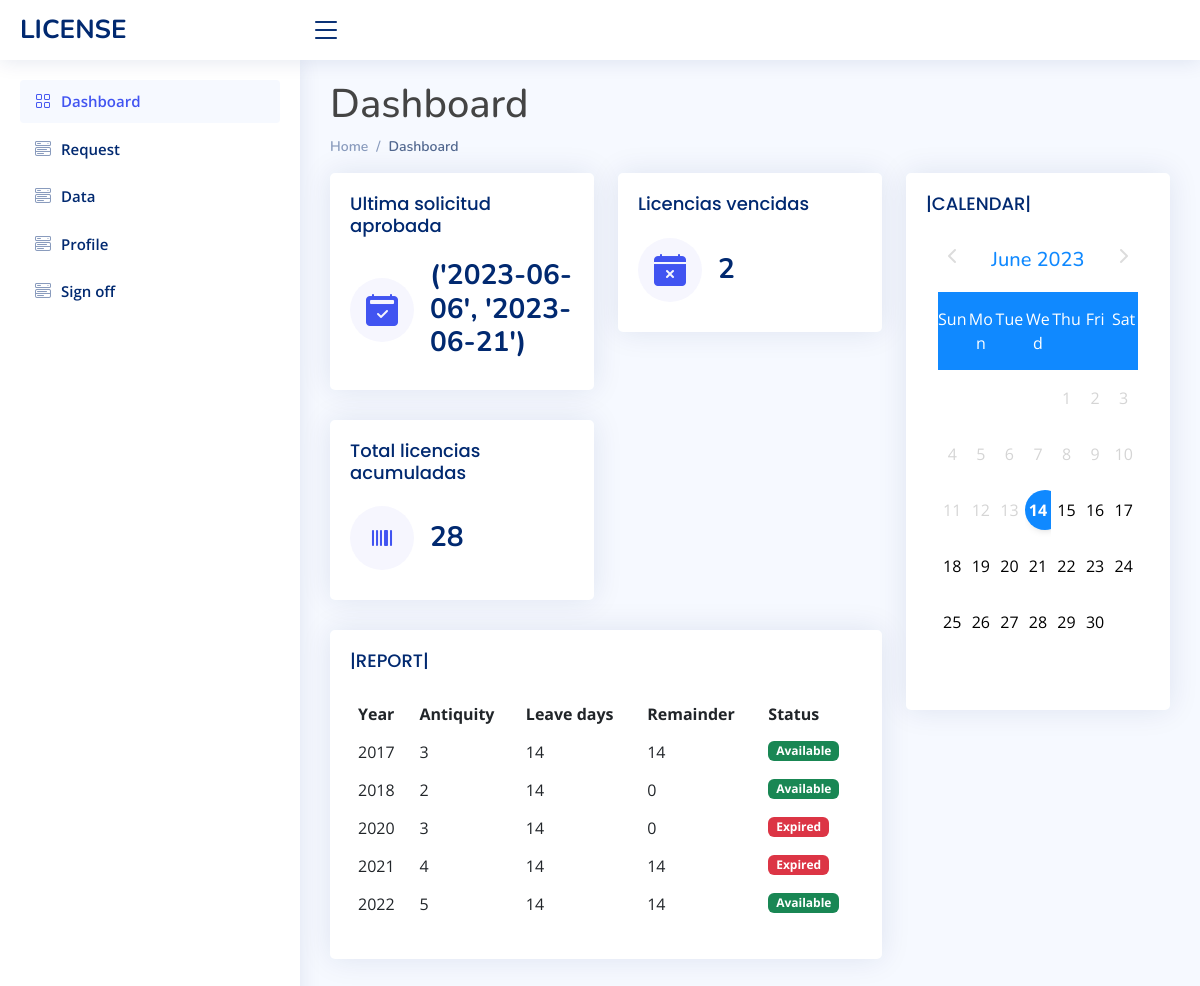
The app's page /dashboard/ (signed in), older data.
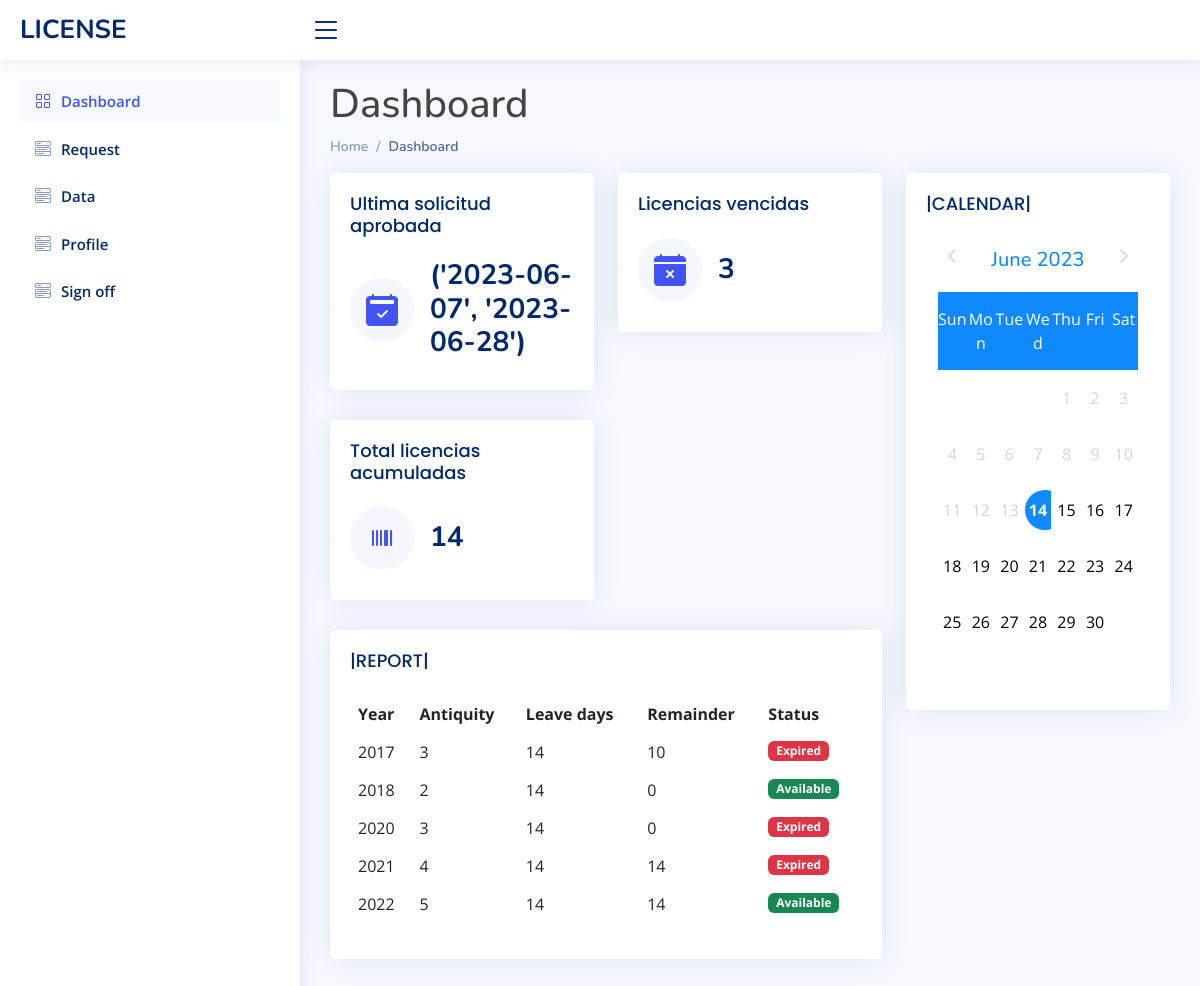
The same page, newer data.
### employeeDetail/models.py (models this page shows)
class EmployeeDetail(models.Model):
    employee = models.ForeignKey(Employee,on_delete=models.CASCADE)
    antiquity = models.CharField(max_length=15)
    leave_days = models.CharField(max_length=25)
    remainder = models.CharField(max_length=25)
    year = models.CharField(max_length=25)
    created = models.DateField(auto_now_add=True)
    status = models.BooleanField(default=False)

### employee/views.py (the view)
# urls.py: path('dashboard/', emp.dashboard_view, name='dashboard'),
@login_required
def dashboard_view(request):
    employee = request.user.profile.employee
    detail = EmployeeDetail.objects.filter(employee=employee).order_by('year')
    context = {'detail':detail}
    status = EmployeeDetail.objects.filter(employee=employee, status=True).count()
    detail_status ={'status': status}
    context.update(detail_status)
    remainder = EmployeeDetail.objects.filter(employee=employee, status=False).aggregate(total=Sum('remainder'))
    total_remainder ={'remain': remainder}
    context.update(total_remainder)
    license = RequestsLicense.objects.values_list('date_form', 'date_to').filter(employee=employee, status=1).order_by('fecha_actualizacion')[:1]
    ultimate_license = {'license':license}
    context.update(ultimate_license)
    return render (request,'perfil/empleado/dashboard.html',context)

### templates/perfil/empleado/dashboard.html (shortened to what the changed rows need)
{% extends "base.html" %}
{% block container %}
<h1>Dashboard</h1>
<section class="section dashboard">
  <div class="row">
    <div class="col-lg-8">
      <div class="row">
       <div class="col-xxl-4 col-md-6">
        <div class="card info-card sales-card">
          <div class="card-body">
            <div class="d-flex align-items-center">
              <div class="ps-3">
                {% for lic in license  %}
                  <h6>{{ lic }}</h6>
                {% endfor %}
              </div>
            </div>
          </div>
        </div>
      </div>
       <div class="col-xxl-4 col-md-6">
        <div class="card info-card sales-card">
          <div class="card-body">
            <div class="d-flex align-items-center">
              <div class="ps-3">
                <h6>{{ status }}</h6>
              </div>
            </div>
          </div>
        </div>
      </div>
      <div class="col-xxl-4 col-md-6">
        <div class="card info-card sales-card">
          <div class="card-body">
            <div class="d-flex align-items-center">
              <div class="ps-3">
                <h6>{{ remain.total }}</h6>
              </div>
            </div>
          </div>
        </div>
      </div>
        <div class="col-12">
          <div class="card recent-sales overflow-auto">
            <div class="card-body">
              <table class="table table-borderless datatable">
                <thead>
                  <tr>
                    <th scope="col">Year</th>
                    <th scope="col">Antiquity</th>
                    <th scope="col">Leave days</th>
                    <th scope="col">Remainder</th>
                    <th scope="col">Status</th>
                  </tr>
                </thead>
                <tbody>
                  {% for d in detail %}
                  <tr>
                  <td>{{d.year}}</td>
                  <td>{{d.antiquity}}</td>
                  <td>{{d.leave_days}}</td>
                  <td>{{d.remainder}} </td>
                  {% if d.status == 1 %}
                      <td><span class="badge bg-danger">Expired</span></td>
                  {% else %}
                      <td><span class="badge bg-success">Available</span></td>
                  {% endif %}
                  </tr>
              {% endfor %}
                </tbody>
              </table>
            </div>
          </div>
        </div>
      </div>
    </div>
    <div class="col-lg-4">
      <div class="card">
        <div class="card-body">
          <div class="container">
            <div class="row">
              <div class="col-md-12">
                <div class="calendar calendar-first" id="calendar_first">
                  <div class="calendar_header">
                       <h2></h2>
                  </div>
                </div>
              </div>
            </div>
          </div>
        </div>
      </div>
    </div>
  </div>
</section>
{% endblock %}

Row changes from the older to the newer data that the page shows:
changed EmployeeDetail (number 1 of 5 on the later page): remainder "14" → "10"; status "Available" → "Expired"
Text that changed along with them:
{{ status }}: "2" → "3"
{{ remain.total }}: "28" → "14"
new list line: "('2023-06-07', '2023-06-28')"
list line gone: "('2023-06-06', '2023-06-21')"
